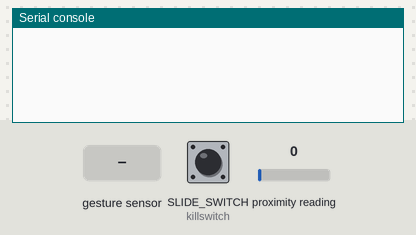
Simulated run of this program. Board: CircuitPython board. On the bench: the last lines printed to the serial console. The inputs (shaded band) are chosen by the test bench; at power-on: proximity reading 0, SLIDE_SWITCH (killswitch) HIGH. USB keyboard and mouse output is not drawn.

Above: at 1.2 s.
1.3 s: proximity reading set to 5
At 2.0 s:
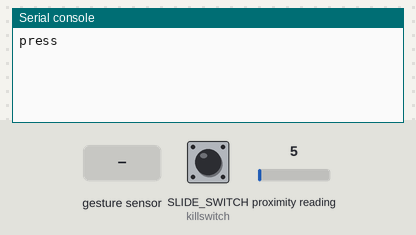
3.1 s: hand swiped up over the gesture sensor
At 3.8 s:
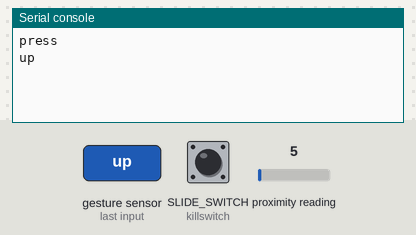
4.6 s: hand swiped down over the gesture sensor
At 5.4 s:
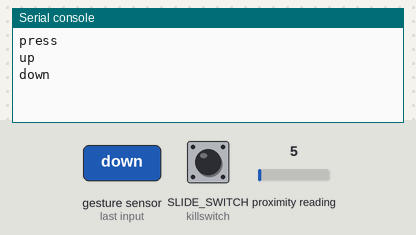
6.1 s: hand swiped left over the gesture sensor
At 7.1 s:
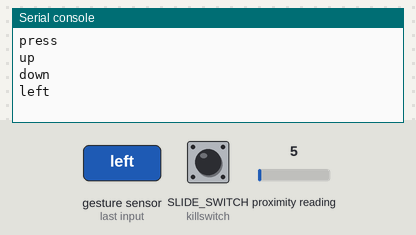
7.6 s: hand swiped right over the gesture sensor
At 8.9 s:
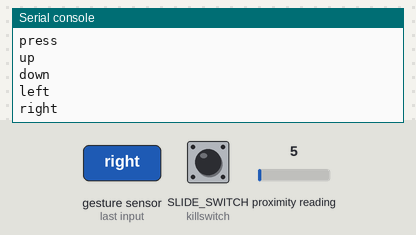

Measured:
- after the input at 1.3 s, the serial console: prints a new line after 0.30 s (image 1)
- after the input at 3.1 s, the serial console: prints a new line at once (image 2)
- after the input at 4.6 s, the serial console: prints a new line at once (image 3)
- after the input at 6.1 s, the serial console: prints a new line after 0.05 s (image 4)
- after the input at 7.6 s, the serial console: prints a new line after 0.06 s (image 5)

The program:

BenchTest_GestureKeyboardforScreenReader.py
```python
"""
Gesture and proximity using 2 APDS9960 breakouts
with custom lib/adafruit_apds9960/apds9960.py file

Using Tab and Shift+Tab for navigating interfaces
"""

import board
import time
import digitalio
import busio
import usb_hid
from adafruit_apds9960.apds9960 import APDS9960
from adafruit_hid.keyboard import Keyboard
from adafruit_hid.keyboard_layout_us import KeyboardLayoutUS
from adafruit_hid.keycode import Keycode

killswitch = digitalio.DigitalInOut(board.SLIDE_SWITCH)
killswitch.direction = digitalio.Direction.INPUT
killswitch.pull = digitalio.Pull.UP

i2cA = busio.I2C(board.A1, board.A2)
apdsG = APDS9960(i2cA)
apdsG.enable_gesture = True
apdsG.enable_proximity = True

# default gesture_proximity_threshold = 50 (range 0-255)"""
apdsG.gesture_proximity_threshold = 0
# default gesture_gain = 2 (range 0-3)"""
apdsG.gesture_gain = 3
# default gesture_fifo_threshold = 1 (range 0-3)"""
apdsG.gesture_fifo_threshold = 3
# default gesture_dimensions = 1 (range 0-3)"""
apdsG.gesture_dimensions = 3
# default rotation = 0 (possible, 0, 90, 180, 270)
apdsG.rotation = 90

i2cB = busio.I2C(board.A3, board.A4)
apdsP = APDS9960(i2cB)
apdsP.enable_proximity = True

# keyboard
kbd = Keyboard(usb_hid.devices)
layout = KeyboardLayoutUS(kbd)

# basic gesture directions
NONE = 0
UP = 1
DOWN = 2
LEFT = 3
RIGHT = 4

# "press" gesture variables
press = False
pressPrev = press
pressThresh = 4

while True:
    gesture = apdsG.gesture()
    proximity = apdsP.proximity
    apdsP.clear_interrupt()

    if killswitch.value:
        if gesture == UP:
            print("up")
            for i in range(150):
                kbd.press(Keycode.UP_ARROW)
            kbd.release_all()
        elif gesture == DOWN:
            print("down")
            for i in range(150):
                kbd.press(Keycode.DOWN_ARROW)
            kbd.release_all()
        elif gesture == LEFT:
            print("left")
            kbd.press(Keycode.SHIFT, Keycode.TAB)
            kbd.release_all()
        elif gesture == RIGHT:
            print("right")
            kbd.press(Keycode.TAB)
            kbd.release_all()
        elif gesture == NONE:
            if proximity >= pressThresh:
                press = True
                # allow time to prevent "double press"
                time.sleep(0.300)
            else:
                press = False

        if press != pressPrev:
            pressPrev = press
            if press:
                print("press")
                kbd.press(Keycode.RETURN)
                kbd.release_all()
```
